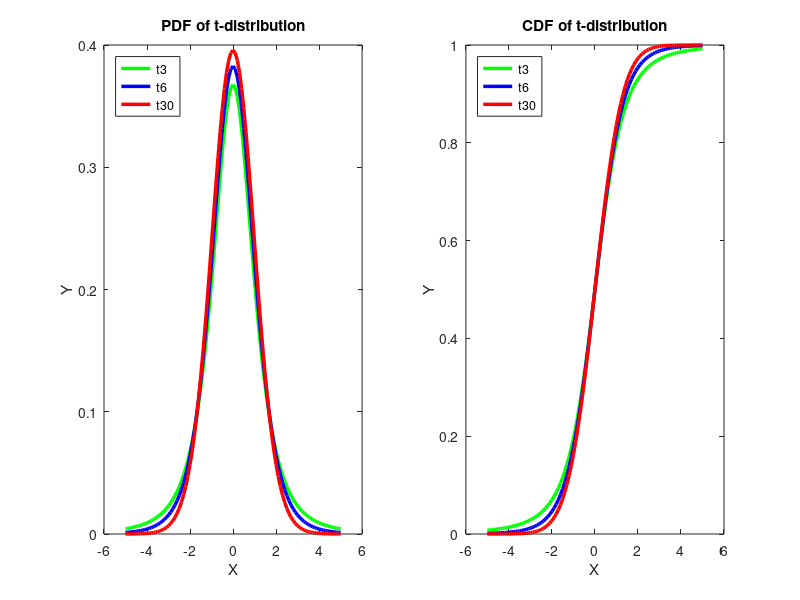

Recreate this plot in MATLAB.

%% clear variables and close windows
clear all
close all
clc

%% set input
xx = -5:0.1:5;

tpdf3  = pdf('T',xx,3);
tpdf6  = pdf('T',xx,6);
tpdf30 = pdf('T',xx,30);

tcdf3  = cdf('T',xx,3);
tcdf6  = cdf('T',xx,6);
tcdf30 = cdf('T',xx,30);

%% plot
subplot(1,2,1)
hold on
box on
plot(xx, tpdf3, 'Color','g','Linewidth',2.5)
plot(xx, tpdf6, 'Color','b','Linewidth',2.5)
plot(xx, tpdf30, 'Color','r','Linewidth',2.5)
xlabel('X')
ylabel('Y')
ylim([0,0.40])
title('PDF of t-distribution')
legend('t3','t6','t30','Location','NorthWest')
hold off

subplot(1,2,2)
hold on
box on
plot(xx, tcdf3, 'Color','g','Linewidth',2.5)
plot(xx, tcdf6, 'Color','b','Linewidth',2.5)
plot(xx, tcdf30, 'Color','r','Linewidth',2.5)
xlabel('X')
ylabel('Y')
ylim([0,1])
title('CDF of t-distribution')
legend('t3','t6','t30','Location','NorthWest')
hold off
